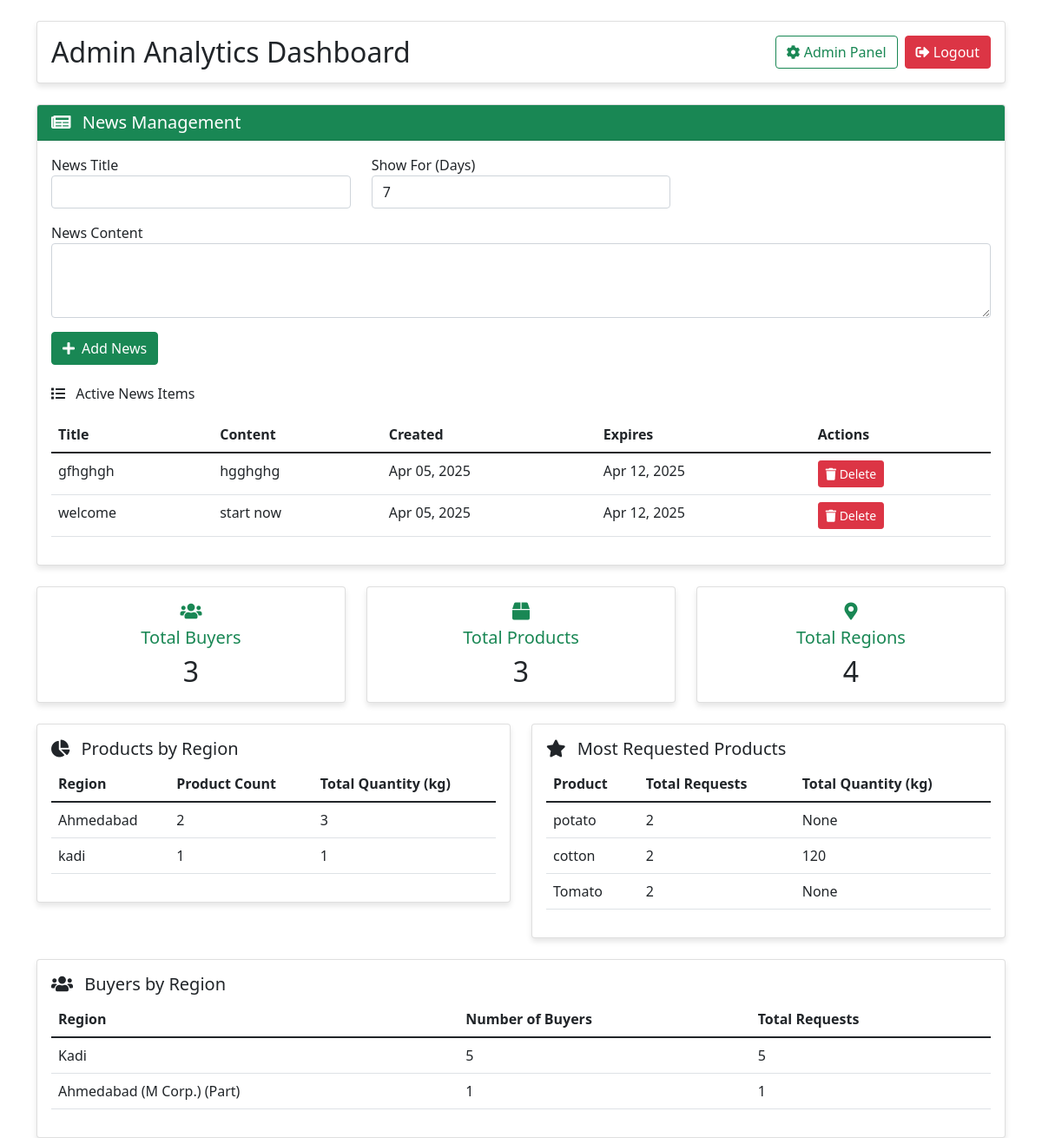
The app's page /admin-analytics/ (signed in) with its own data.
### testfarmer/models.py (models this page shows, shortened)
class News(models.Model):
    title = models.CharField(max_length=200)
    content = models.TextField()
    created_at = models.DateTimeField(auto_now_add=True)
    expiry_date = models.DateTimeField()
    is_active = models.BooleanField(default=True)
    class Meta:
        ordering = ['-created_at']
        verbose_name_plural = 'News'

class UserProfile(models.Model):
    user = models.OneToOneField(User, on_delete=models.CASCADE)
    is_farmer = models.BooleanField(default=False)
    phone = models.CharField(max_length=15)
    city = models.CharField(max_length=100)
    address = models.TextField()

### testfarmer/views.py (the view)
# urls.py: path('admin-analytics/', views.admin_analytics, name='admin_analytics'),
@staff_member_required
def admin_analytics(request):
    try:
        news_items = News.objects.filter(
            expiry_date__gt=timezone.now(),
            is_active=True
        ).order_by('-created_at')
        total_buyers = UserProfile.objects.filter(is_farmer=False).count()
        total_products = Product.objects.count()
        total_regions = UserProfile.objects.values('city').distinct().count()
        products_by_region = (
            Product.objects.select_related('farmer__user_profile')
            .values('farmer__user_profile__city')
            .annotate(
                region=F('farmer__user_profile__city'),
                count=Count('id'),
                total_quantity=Sum('quantity')
            )
            .order_by('-count')
        )
        product_requests = (
            ProductRequest.objects.values('product_name')
            .annotate(
                request_count=Count('id'),
                total_quantity=Sum('quantity')
            )
            .order_by('-request_count')
        )
        buyers_by_region = (
            UserProfile.objects.filter(is_farmer=False)
            .values('city')
            .annotate(
                region=F('city'),
                buyer_count=Count('id'),
                request_count=Count('user__productrequest')
            )
            .order_by('-buyer_count')
        )
        context = {
            'news_items': news_items,
            'total_buyers': total_buyers,
            'total_products': total_products,
            'total_regions': total_regions,
            'products_by_region': products_by_region,
            'product_requests': product_requests,
            'buyers_by_region': buyers_by_region,
        }
        return render(request, 'admin_analytics.html', context)
    except Exception as e:
        messages.error(request, f'Error loading admin analytics: {str(e)}')
        return redirect('index')

### templates/admin_analytics.html (shortened to what this page needs)
<!DOCTYPE html>
<html lang="en">
<head>
    <link href="https://cdn.jsdelivr.net/npm/bootstrap@5.1.3/dist/css/bootstrap.min.css" rel="stylesheet">
    <link rel="stylesheet" href="https://cdnjs.cloudflare.com/ajax/libs/font-awesome/6.0.0/css/all.min.css">
    <link rel="stylesheet" href="https://cdnjs.cloudflare.com/ajax/libs/font-awesome/5.15.4/css/all.min.css">
    {% load static %}
    <link rel="stylesheet" href="{% static 'css/style.css' %}">
</head>
<body>
    {% block content %}
    {% if user.is_authenticated and user.is_staff %}
    <div class="container mt-4">
        <div class="card mb-4 admin-card">
            <div class="card-body d-flex justify-content-between align-items-center">
                <h2 class="mb-0">Admin Analytics Dashboard</h2>
                <div class="d-flex align-items-center">
                    <a href="{% url 'admin:index' %}" class="btn btn-outline-success me-2">
                        <i class="fas fa-cog"></i> Admin Panel
                    </a>
                    <form method="post" action="{% url 'logout' %}" class="d-inline">
                        <button type="submit" class="btn btn-danger">
                            <i class="fas fa-sign-out-alt"></i> Logout
                        </button>
                    </form>
                </div>
            </div>
        </div>
        <div class="card mb-4 admin-card">
            <div class="card-header bg-success text-white">
                <h5 class="mb-0">
                    <i class="fas fa-newspaper me-2"></i>
                    News Management
                </h5>
            </div>
            <div class="card-body">
                <form method="POST" action="{% url 'add_news' %}" class="mb-4">
                    <div class="row">
                        <div class="col-md-4">
                            <div class="form-group">
                                <label for="title">News Title</label>
                                <input type="text" class="form-control" id="title" name="title" required>
                            </div>
                        </div>
                        <div class="col-md-4">
                            <div class="form-group">
                                <label for="expiry_days">Show For (Days)</label>
                                <input type="number" class="form-control" id="expiry_days" name="expiry_days" min="1" value="7">
                            </div>
                        </div>
                    </div>
                    <div class="form-group mt-3">
                        <label for="content">News Content</label>
                        <textarea class="form-control" id="content" name="content" rows="3" required></textarea>
                    </div>
                    <button type="submit" class="btn btn-success mt-3">
                        <i class="fas fa-plus me-2"></i>Add News
                    </button>
                </form>
                <h6 class="mt-4 mb-3">
                    <i class="fas fa-list me-2"></i>
                    Active News Items
                </h6>
                <div class="table-responsive">
                    <table class="table admin-table">
                        <thead>
                            <tr>
                                <th>Title</th>
                                <th>Content</th>
                                <th>Created</th>
                                <th>Expires</th>
                                <th>Actions</th>
                            </tr>
                        </thead>
                        <tbody>
                            {% for news in news_items %}
                            <tr>
                                <td>{{ news.title }}</td>
                                <td>{{ news.content|truncatechars:50 }}</td>
                                <td>{{ news.created_at|date:"M d, Y" }}</td>
                                <td>{{ news.expiry_date|date:"M d, Y" }}</td>
                                <td>
                                    <form method="POST" action="{% url 'delete_news' news.id %}" style="display: inline;">
                                        <button type="submit" class="btn btn-danger btn-sm">
                                            <i class="fas fa-trash"></i> Delete
                                        </button>
                                    </form>
                                </td>
                            </tr>
                            {% empty %}
                            <tr>
                                <td colspan="5" class="text-center">No active news items</td>
                            </tr>
                            {% endfor %}
                        </tbody>
                    </table>
                </div>
            </div>
        </div>
        <div class="row mb-4">
            <div class="col-md-4">
                <div class="card admin-card">
                    <div class="card-body text-center">
                        <h5 class="card-title text-success">
                            <i class="fas fa-users mb-2"></i><br>
                            Total Buyers
                        </h5>
                        <h2 class="card-text admin-stat">{{ total_buyers }}</h2>
                    </div>
                </div>
            </div>
            <div class="col-md-4">
                <div class="card admin-card">
                    <div class="card-body text-center">
                        <h5 class="card-title text-success">
                            <i class="fas fa-box mb-2"></i><br>
                            Total Products
                        </h5>
                        <h2 class="card-text admin-stat">{{ total_products }}</h2>
                    </div>
                </div>
            </div>
            <div class="col-md-4">
                <div class="card admin-card">
                    <div class="card-body text-center">
                        <h5 class="card-title text-success">
                            <i class="fas fa-map-marker-alt mb-2"></i><br>
                            Total Regions
                        </h5>
                        <h2 class="card-text admin-stat">{{ total_regions }}</h2>
                    </div>
                </div>
            </div>
        </div>
        <div class="row mb-4">
            <div class="col-md-6">
                <div class="card admin-card">
                    <div class="card-body">
                        <h5 class="card-title">
                            <i class="fas fa-chart-pie me-2"></i>
                            Products by Region
                        </h5>
                        <div class="table-responsive">
                            <table class="table admin-table">
                                <thead>
                                    <tr>
                                        <th>Region</th>
                                        <th>Product Count</th>
                                        <th>Total Quantity (kg)</th>
                                    </tr>
                                </thead>
                                <tbody>
                                    {% for region in products_by_region %}
                                    <tr>
                                        <td>{{ region.region }}</td>
                                        <td>{{ region.count }}</td>
                                        <td>{{ region.total_quantity }}</td>
                                    </tr>
                                    {% endfor %}
                                </tbody>
                            </table>
                        </div>
                    </div>
                </div>
            </div>
            <div class="col-md-6">
                <div class="card admin-card">
                    <div class="card-body">
                        <h5 class="card-title">
                            <i class="fas fa-star me-2"></i>
                            Most Requested Products
                        </h5>
                        <div class="table-responsive">
                            <table class="table admin-table">
                                <thead>
                                    <tr>
                                        <th>Product</th>
                                        <th>Total Requests</th>
                                        <th>Total Quantity (kg)</th>
                                    </tr>
                                </thead>
                                <tbody>
                                    {% for product in product_requests %}
                                    <tr>
                                        <td>{{ product.product_name }}</td>
                                        <td>{{ product.request_count }}</td>
                                        <td>{{ product.total_quantity }}</td>
                                    </tr>
                                    {% endfor %}
                                </tbody>
                            </table>
                        </div>
                    </div>
                </div>
            </div>
        </div>
        <div class="row">
            <div class="col-md-12">
                <div class="card admin-card">
                    <div class="card-body">
                        <h5 class="card-title">
                            <i class="fas fa-users me-2"></i>
                            Buyers by Region
                        </h5>
                        <div class="table-responsive">
                            <table class="table admin-table">
                                <thead>
                                    <tr>
                                        <th>Region</th>
                                        <th>Number of Buyers</th>
                                        <th>Total Requests</th>
                                    </tr>
                                </thead>
                                <tbody>
                                    {% for region in buyers_by_region %}
                                    <tr>
                                        <td>{{ region.region }}</td>
                                        <td>{{ region.buyer_count }}</td>
                                        <td>{{ region.request_count }}</td>
                                    </tr>
                                    {% endfor %}
                                </tbody>
                            </table>
                        </div>
                    </div>
                </div>
            </div>
        </div>
    </div>
    {% endif %}
    {% endblock %}
</body>
</html>

### static/css/style.css (style rules this page uses)
.card { transition: transform 0.2s; box-shadow: 0 4px 6px rgba(0, 0, 0, 0.1); }

### records on screen
News: title "gfhghgh", content "hgghghg", created_at "Apr 05, 2025", expiry_date "Apr 12, 2025"
News: title "welcome", content "start now", created_at "Apr 05, 2025", expiry_date "Apr 12, 2025"
UserProfile: region "Ahmedabad", count "2", total_quantity "3"
UserProfile: region "kadi", count "1", total_quantity "1"

### other values on screen
{{ total_buyers }} "3"
{{ total_products }} "3"
{{ total_regions }} "4"
{{ product.product_name }} "potato" "cotton" "Tomato"
{{ product.request_count }} "2" "2" "2"
{{ product.total_quantity }} "None" "120" "None"
{{ region.region }} "Kadi" "Ahmedabad (M Corp.) (Part)"
{{ region.buyer_count }} "5" "1"
{{ region.request_count }} "5" "1"
